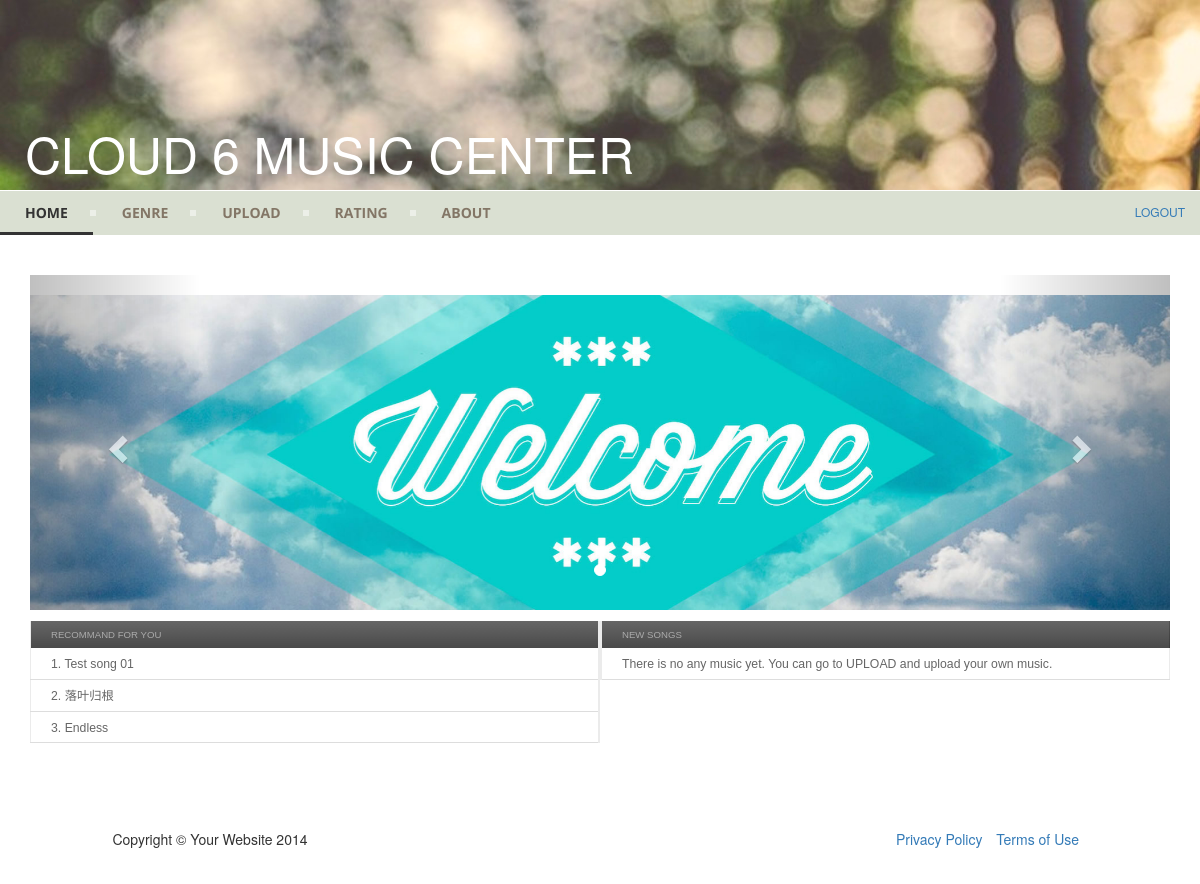
Page /musicbox/home/ on the committed database.
### musicbox/models.py (models this page shows, shortened)
class Song(models.Model):
    title = models.CharField(_('Title'), max_length=100)
    artist = models.CharField(_('Artist'), max_length=100)
    genre = models.ForeignKey(Genre, null=True)
    year = models.CharField(_('Year'), max_length=4, blank=True)
    publisher = models.CharField(_('Publisher'), max_length=100, blank=True)
    rating = models.IntegerField(_('Rating'),default=0)
    overall_rating = models.IntegerField(_('Overall Rating'),default=0)
    total_rating = models.IntegerField(_('Total Rating'), default=0)
    sumitted_count = models.IntegerField(_('Total Rating Submmited'), default=0)
    play_count = models.IntegerField(_('Play count'), default=0)
    added_date = models.DateTimeField(auto_now_add=True)
    file = models.FileField(upload_to='music', null=True)

### musicbox/views.py (the view)
# urls.py: url(r'^home/(?P<song_id>\d+)/$', views.songDetails, name='songDetails'),
def home(request):
    recommand_list = Song.objects.filter(rating__gte=3)
    new_list = Song.objects.filter(play_count=0)
    return render(request,'musicbox/home.html', {
        'new_list':new_list,
        'recommand_list': recommand_list
        })

### musicbox/templates/musicbox/home.html (shortened to what this page needs)
{% load staticfiles %}
<!DOCTYPE html>
<html lang="en">
<head>
	<link rel="stylesheet" title="rating" href="{% static 'musicbox/scripts/style3.css' %}" />
	<link href="{% static 'musicbox/scripts/agency.css' %}" rel="stylesheet">
	<link href="{% static 'musicbox/scripts/bootstrap.min.css' %}" rel="stylesheet">
	<link rel="stylesheet" href="http://maxcdn.bootstrapcdn.com/bootstrap/3.3.5/css/bootstrap.min.css">
</head>
<body>
<div id='sitetitle'>
	<span class='siteheader'>
		<h1>Cloud 6 Music Center</h1>
		<h6 id="right"><a href="{% url 'musicbox:index' %}">Logout</a></h6>
	</span>
</div>
<div id="header">
	<ul id="menu">
		<li class='active'><a href="{% url 'musicbox:home' %}">Home</a></li>
		<li class="current"><a href="{% url 'musicbox:genre' %}">Genre</a></li>
		<li><a href="{% url 'musicbox:upload' %}">Upload</a></li>
		<li><a href="{% url 'musicbox:rating' %}">Rating</a></li>
		<li class='last'><a href="{% url 'musicbox:about' %}">About</a></li>
	</ul>
</div>
<div class="container">
  <br>
  <div id="myCarousel" class="carousel slide" data-ride="carousel">
    <ol class="carousel-indicators">
      <li data-target="#myCarousel" data-slide-to="0" class="active"></li>
    </ol>
    <div class="carousel-inner" role="listbox">
      <div class="item active">
        <img src="{% static 'musicbox/images/welcom.jpg' %}" alt="Welcom" width="1291" height="400">
      </div>
    </div>
    <a class="left carousel-control" href="#myCarousel" role="button" data-slide="prev">
      <span class="glyphicon glyphicon-chevron-left" aria-hidden="true"></span>
    </a>
    <a class="right carousel-control" href="#myCarousel" role="button" data-slide="next">
      <span class="glyphicon glyphicon-chevron-right" aria-hidden="true"></span>
    </a>
  </div>
</div>
	<div id="billboard" class="container">
		<table id="recommandlist">
			<thead>
				<tr>
					<th>Recommand for You</th>
				</tr>
			</thead>
			<tbody>
				{% if recommand_list %}
					{% for music in recommand_list %}
						<tr>
							<td>{{ forloop.counter }}. <a href="{% url 'musicbox:songDetails' music.id %}">{{ music.title }}</a></td>
						</tr>
					{% endfor %}
				{% else %}
						<tr><td>There is no any music yet. You can go to UPLOAD and upload your own music. </td></tr>
				{% endif%}
			</tbody>
		</table>
		<table id="newlist">
			<thead>
				<tr>
					<th>New Songs</th>
				</tr>
			</thead>
			<tbody>
				{% if new_list %}
					{% for music in new_list %}
						<tr>
							<td>{{ forloop.counter }}. <a href="{% url 'musicbox:songDetails' music.id %}">{{ music.title }}</a></td>
						</tr>
					{% endfor %}
				{% else %}
						<tr><td>There is no any music yet. You can go to UPLOAD and upload your own music. </td></tr>
				{% endif%}
			</tbody>
		</table>
	</div>
	    <footer>
        <div class="container">
            <div class="row">
                <div class="col-md-4">
                    <span class="copyright">Copyright &copy; Your Website 2014</span>
                </div>
                <div class="col-md-4">
                    <ul class="list-inline social-buttons">
                    </ul>
                </div>
                <div class="col-md-4">
                    <ul class="list-inline quicklinks">
                        <li><a href="#">Privacy Policy</a>
                        </li>
                        <li><a href="#">Terms of Use</a>
                        </li>
                    </ul>
                </div>
            </div>
        </div>
    </footer>
</body>
</html>

### musicbox/static/musicbox/scripts/style3.css (style rules this page uses)
body { background-color: #f8f6f4; }
#sitetitle { background-image: url(../images/background.jpg); border-bottom: 1px solid #fff; background-color: #ffffff; padding-top: 5px; }
.container div { margin-top: 20px; }
#right { float: right; text-decoration: none; margin: 15px; }
#header { background: #DAE0D2; width: auto; }
.siteheader h1 { font-family: Montserrat,"Helvetica Neue",Helvetica,Arial,sans-serif; color: #fff; padding: 100px 200px 0 25px; font-size: 50px; }
#header ul { list-style: none; margin: 0; padding: 0; line-height: 1; display: block; zoom: 1; }
#header ul:after { content: " "; display: block; font-size: 0; height: 0; clear: both; visibility: hidden; }
#header ul li { display: inline-block; padding: 0; margin: 0; }
#header ul li a { color: #837666; text-decoration: none; display: block; padding: 15px 25px; font-family: 'Open Sans', sans-serif; font-weight: 700; text-transform: uppercase; font-size: 14px; position: relative; -webkit-transition: color .25s; -moz-transition: color .25s; -ms-transition: color .25s; -o-transition: color .25s; transition: color .25s; }
#header ul li a:after { content: ""; display: block; position: absolute; right: -3px; top: 19px; height: 6px; width: 6px; background: #ffffff; opacity: .5; }
#header ul li a:before { content: ""; display: block; position: absolute; left: 0; bottom: 0; height: 3px; width: 0; background: #333333; -webkit-transition: width .25s; -moz-transition: width .25s; -ms-transition: width .25s; -o-transition: width .25s; transition: width .25s; }
#header ul li.last > a:after, #header ul li:last-child > a:after { display: none; }
#header ul li.active a { color: #333333; }
#header ul li.active a:before { width: 100%; }
table { margin: 0.75em 0; width: 100%; border-collapse: collapse; table-layout: fixed; }
thead { display: table-header-group; vertical-align: middle; border-color: inherit; }
table th { padding: 0.7273em 20px; color: #aaa; font-family: proxnov-bold,arial,sans-serif; font-style: normal; font-weight: normal; text-rendering: optimizeLegibility; -webkit-font-smoothing: antialiased; font-size: 0.6875em; text-transform: uppercase; text-align: left; text-shadow: none; max-width: 260px; background: #666; background-image: linear-gradient(to bottom, #666, #4a4a4a); border-right: 1px solid rgba(0,0,0,0.2); }
table td { padding: 0.643em 20px 0.4286em 20px; color: #666; font-family: proxnov-reg,arial,sans-serif; font-style: normal; font-weight: normal; text-rendering: optimizeLegibility; -webkit-font-smoothing: antialiased; font-size: 0.875em; border-bottom: 1px solid #ddd; white-space: nowrap; text-overflow: ellipsis; overflow: hidden; }
table td a { color: #666; text-decoration: none; }
tr { display: table-row; vertical-align: inherit; border-color: inherit; }
table#recommandlist { border-right: 2px solid #EBEBEB; border-left: 1px solid #EBEBEB; float:left; width:50%; }
table#newlist { border-right: 1px solid #EBEBEB; border-left: 2px solid #EBEBEB; width:50%; float:right; }

### musicbox/static/musicbox/scripts/agency.css (style rules this page uses)
body { overflow-x:hidden;font-family:"Roboto Slab","Helvetica Neue",Helvetica,Arial,sans-serif }
a,a:hover,a:focus,a:active,a.active { outline:0 }
a { color:#aeb3a8 }
h1,h2,h3,h4,h5,h6 { font-family:Montserrat,"Helvetica Neue",Helvetica,Arial,sans-serif;text-transform:uppercase;font-weight:700 }
footer { padding:25px 0;text-align:center }
footer span.copyright { line-height:40px;font-family:Montserrat,"Helvetica Neue",Helvetica,Arial,sans-serif;text-transform:uppercase;text-transform:none }
footer ul.quicklinks { margin-bottom:0;line-height:40px;font-family:Montserrat,"Helvetica Neue",Helvetica,Arial,sans-serif;text-transform:uppercase;text-transform:none }
ul.social-buttons { margin-bottom:0 }
body { webkit-tap-highlight-color:#aeb3a8 }

### rows in the picture
Song: title "Test song 01"
Song: title "落叶归根"
Song: title "Endless"
